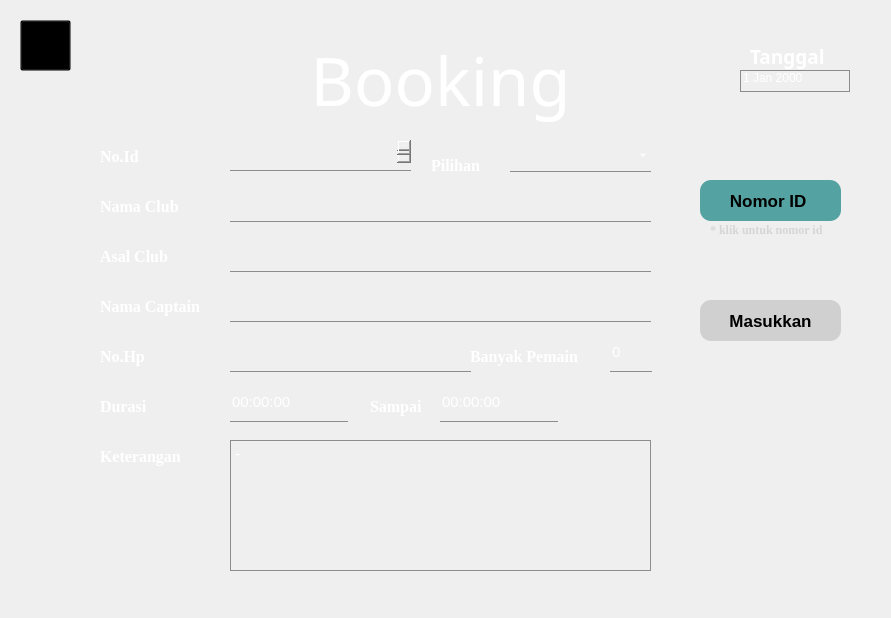
<?xml version="1.0" encoding="UTF-8"?>
<ui version="4.0">
 <class>sewa</class>
 <widget class="QMainWindow" name="sewa">
  <property name="geometry">
   <rect>
    <x>0</x>
    <y>0</y>
    <width>891</width>
    <height>618</height>
   </rect>
  </property>
  <property name="windowTitle">
   <string>BOOKING</string>
  </property>
  <widget class="QWidget" name="centralwidget">
   <widget class="QToolButton" name="save">
    <property name="geometry">
     <rect>
      <x>700</x>
      <y>300</y>
      <width>141</width>
      <height>41</height>
     </rect>
    </property>
    <property name="font">
     <font>
      <pointsize>13</pointsize>
      <weight>75</weight>
      <bold>true</bold>
     </font>
    </property>
    <property name="styleSheet">
     <string notr="true">QToolButton

{
color:black;
border-radius:11px;
background-color: rgb(208, 208, 208);

}

QToolButton:hover

{
color:white;
border-radius: 11px;
	background-color: rgb(162, 162, 162);

}
</string>
    </property>
    <property name="text">
     <string>Masukkan</string>
    </property>
   </widget>
   <widget class="QPushButton" name="icon_gerbang">
    <property name="geometry">
     <rect>
      <x>20</x>
      <y>20</y>
      <width>51</width>
      <height>51</height>
     </rect>
    </property>
    <property name="cursor">
     <cursorShape>PointingHandCursor</cursorShape>
    </property>
    <property name="mouseTracking">
     <bool>false</bool>
    </property>
    <property name="tabletTracking">
     <bool>false</bool>
    </property>
    <property name="styleSheet">
     <string notr="true">QPushButton

{
	image: url(:/LAPBAS/logging-out-2355227_960_720.webp);

background-color: rgb(0,0,0,0);

}

QPushButton:hover

{
image: url(:/LAPBAS/logging-out-2355227_960_720.webp);

	background-color: rgb(255, 255, 255);

}</string>
    </property>
    <property name="text">
     <string/>
    </property>
    <property name="autoDefault">
     <bool>false</bool>
    </property>
    <property name="flat">
     <bool>false</bool>
    </property>
   </widget>
   <widget class="QComboBox" name="comboBox">
    <property name="geometry">
     <rect>
      <x>510</x>
      <y>140</y>
      <width>141</width>
      <height>32</height>
     </rect>
    </property>
    <property name="font">
     <font>
      <pointsize>10</pointsize>
     </font>
    </property>
    <property name="styleSheet">
     <string notr="true">background-color: rgb(0,0,0,0);
border : None ; 
border-bottom: 1px solid rgb(140, 140, 140); 
padding-bottom:7px; 
color: rgb(255, 255, 255);
</string>
    </property>
    <property name="duplicatesEnabled">
     <bool>false</bool>
    </property>
    <property name="placeholderText" stdset="0">
     <string/>
    </property>
    <item>
     <property name="text">
      <string/>
     </property>
    </item>
    <item>
     <property name="text">
      <string>Lapangan 1 - Surya</string>
     </property>
    </item>
    <item>
     <property name="text">
      <string>Lapangan 2 - Kaguya </string>
     </property>
    </item>
    <item>
     <property name="text">
      <string>Lapangan 3 - Kamiu</string>
     </property>
    </item>
   </widget>
   <widget class="QLineEdit" name="lineEdit">
    <property name="geometry">
     <rect>
      <x>230</x>
      <y>190</y>
      <width>421</width>
      <height>32</height>
     </rect>
    </property>
    <property name="font">
     <font>
      <pointsize>13</pointsize>
     </font>
    </property>
    <property name="styleSheet">
     <string notr="true">background-color: rgb(0,0,0,0);
border : None ; 
border-bottom: 1px solid rgb(140, 140, 140); 
padding-bottom:7px; 
color: rgb(255, 255, 255);
</string>
    </property>
   </widget>
   <widget class="QTimeEdit" name="timeEdit">
    <property name="geometry">
     <rect>
      <x>230</x>
      <y>390</y>
      <width>118</width>
      <height>32</height>
     </rect>
    </property>
    <property name="font">
     <font>
      <pointsize>11</pointsize>
     </font>
    </property>
    <property name="styleSheet">
     <string notr="true">background-color: rgb(0,0,0,0);
border : None ; 
border-bottom: 1px solid rgb(140, 140, 140); 
padding-bottom:7px; 
color: rgb(255, 255, 255);
</string>
    </property>
   </widget>
   <widget class="QTimeEdit" name="timeEdit_2">
    <property name="geometry">
     <rect>
      <x>440</x>
      <y>390</y>
      <width>118</width>
      <height>32</height>
     </rect>
    </property>
    <property name="font">
     <font>
      <pointsize>11</pointsize>
     </font>
    </property>
    <property name="styleSheet">
     <string notr="true">background-color: rgb(0,0,0,0);
border : None ; 
border-bottom: 1px solid rgb(140, 140, 140); 
padding-bottom:7px; 
color: rgb(255, 255, 255);
</string>
    </property>
   </widget>
   <widget class="QPlainTextEdit" name="plainTextEdit_2">
    <property name="geometry">
     <rect>
      <x>230</x>
      <y>440</y>
      <width>421</width>
      <height>131</height>
     </rect>
    </property>
    <property name="font">
     <font>
      <pointsize>11</pointsize>
     </font>
    </property>
    <property name="styleSheet">
     <string notr="true">background-color: rgb(0,0,0,0);
border : None ; 
border-bottom: 1px solid rgb(140, 140, 140); 
padding-bottom:7px ; 
border-top:1px solid rgb(140, 140, 140);
border-left:1px solid rgb(140, 140, 140);
border-right:1px solid rgb(140, 140, 140);
color: rgb(255, 255, 255);
</string>
    </property>
    <property name="plainText">
     <string>-</string>
    </property>
   </widget>
   <widget class="QSpinBox" name="spinBox">
    <property name="geometry">
     <rect>
      <x>610</x>
      <y>340</y>
      <width>42</width>
      <height>32</height>
     </rect>
    </property>
    <property name="font">
     <font>
      <pointsize>11</pointsize>
     </font>
    </property>
    <property name="styleSheet">
     <string notr="true">background-color: rgb(0,0,0,0);
border : None ; 
border-bottom: 1px solid rgb(140, 140, 140); 
padding-bottom:7px; 
color: rgb(255, 255, 255);
</string>
    </property>
   </widget>
   <widget class="QLabel" name="label">
    <property name="geometry">
     <rect>
      <x>100</x>
      <y>140</y>
      <width>81</width>
      <height>32</height>
     </rect>
    </property>
    <property name="font">
     <font>
      <family>Times New Roman</family>
      <pointsize>12</pointsize>
      <weight>75</weight>
      <bold>true</bold>
     </font>
    </property>
    <property name="styleSheet">
     <string notr="true">color: rgb(255, 255, 255);</string>
    </property>
    <property name="text">
     <string>No.Id</string>
    </property>
   </widget>
   <widget class="QLabel" name="label_2">
    <property name="geometry">
     <rect>
      <x>100</x>
      <y>190</y>
      <width>91</width>
      <height>32</height>
     </rect>
    </property>
    <property name="font">
     <font>
      <family>Times New Roman</family>
      <pointsize>12</pointsize>
      <weight>75</weight>
      <bold>true</bold>
     </font>
    </property>
    <property name="styleSheet">
     <string notr="true">color: rgb(255, 255, 255);</string>
    </property>
    <property name="text">
     <string>Nama Club</string>
    </property>
   </widget>
   <widget class="QLabel" name="label_3">
    <property name="geometry">
     <rect>
      <x>100</x>
      <y>240</y>
      <width>81</width>
      <height>32</height>
     </rect>
    </property>
    <property name="font">
     <font>
      <family>Times New Roman</family>
      <pointsize>12</pointsize>
      <weight>75</weight>
      <bold>true</bold>
     </font>
    </property>
    <property name="styleSheet">
     <string notr="true">color: rgb(255, 255, 255);</string>
    </property>
    <property name="text">
     <string>Asal Club </string>
    </property>
   </widget>
   <widget class="QLabel" name="label_4">
    <property name="geometry">
     <rect>
      <x>100</x>
      <y>290</y>
      <width>111</width>
      <height>32</height>
     </rect>
    </property>
    <property name="font">
     <font>
      <family>Times New Roman</family>
      <pointsize>12</pointsize>
      <weight>75</weight>
      <bold>true</bold>
     </font>
    </property>
    <property name="styleSheet">
     <string notr="true">color: rgb(255, 255, 255);</string>
    </property>
    <property name="text">
     <string>Nama Captain</string>
    </property>
   </widget>
   <widget class="QLabel" name="label_5">
    <property name="geometry">
     <rect>
      <x>410</x>
      <y>150</y>
      <width>91</width>
      <height>32</height>
     </rect>
    </property>
    <property name="font">
     <font>
      <family>Times New Roman</family>
      <pointsize>12</pointsize>
      <weight>75</weight>
      <bold>true</bold>
     </font>
    </property>
    <property name="styleSheet">
     <string notr="true">color: rgb(255, 255, 255);</string>
    </property>
    <property name="text">
     <string>&lt;html&gt;&lt;head/&gt;&lt;body&gt;&lt;p align=&quot;center&quot;&gt;Pilihan&lt;/p&gt;&lt;/body&gt;&lt;/html&gt;</string>
    </property>
   </widget>
   <widget class="QLabel" name="label_6">
    <property name="geometry">
     <rect>
      <x>100</x>
      <y>390</y>
      <width>91</width>
      <height>32</height>
     </rect>
    </property>
    <property name="font">
     <font>
      <family>Times New Roman</family>
      <pointsize>12</pointsize>
      <weight>75</weight>
      <bold>true</bold>
     </font>
    </property>
    <property name="styleSheet">
     <string notr="true">color: rgb(255, 255, 255);</string>
    </property>
    <property name="text">
     <string>Durasi </string>
    </property>
   </widget>
   <widget class="QLabel" name="label_7">
    <property name="geometry">
     <rect>
      <x>100</x>
      <y>440</y>
      <width>81</width>
      <height>32</height>
     </rect>
    </property>
    <property name="font">
     <font>
      <family>Times New Roman</family>
      <pointsize>12</pointsize>
      <weight>75</weight>
      <bold>true</bold>
     </font>
    </property>
    <property name="styleSheet">
     <string notr="true">color: rgb(255, 255, 255);</string>
    </property>
    <property name="text">
     <string>Keterangan</string>
    </property>
   </widget>
   <widget class="QLabel" name="label_8">
    <property name="geometry">
     <rect>
      <x>370</x>
      <y>390</y>
      <width>61</width>
      <height>32</height>
     </rect>
    </property>
    <property name="font">
     <font>
      <family>Times New Roman</family>
      <pointsize>12</pointsize>
      <weight>75</weight>
      <bold>true</bold>
     </font>
    </property>
    <property name="styleSheet">
     <string notr="true">color: rgb(255, 255, 255);</string>
    </property>
    <property name="text">
     <string>Sampai</string>
    </property>
   </widget>
   <widget class="QLabel" name="label_9">
    <property name="geometry">
     <rect>
      <x>100</x>
      <y>340</y>
      <width>81</width>
      <height>32</height>
     </rect>
    </property>
    <property name="font">
     <font>
      <family>Times New Roman</family>
      <pointsize>12</pointsize>
      <weight>75</weight>
      <bold>true</bold>
     </font>
    </property>
    <property name="styleSheet">
     <string notr="true">color: rgb(255, 255, 255);</string>
    </property>
    <property name="text">
     <string>No.Hp</string>
    </property>
   </widget>
   <widget class="QLabel" name="label_10">
    <property name="geometry">
     <rect>
      <x>470</x>
      <y>340</y>
      <width>131</width>
      <height>32</height>
     </rect>
    </property>
    <property name="font">
     <font>
      <family>Times New Roman</family>
      <pointsize>12</pointsize>
      <weight>75</weight>
      <bold>true</bold>
     </font>
    </property>
    <property name="styleSheet">
     <string notr="true">color: rgb(255, 255, 255);</string>
    </property>
    <property name="text">
     <string>Banyak Pemain</string>
    </property>
   </widget>
   <widget class="QLabel" name="label_11">
    <property name="geometry">
     <rect>
      <x>-10</x>
      <y>-10</y>
      <width>901</width>
      <height>651</height>
     </rect>
    </property>
    <property name="text">
     <string/>
    </property>
    <property name="pixmap">
     <pixmap>../Images/black-doff-wallpaper-33.jpg</pixmap>
    </property>
    <property name="scaledContents">
     <bool>true</bool>
    </property>
   </widget>
   <widget class="QTextBrowser" name="textBrowser">
    <property name="geometry">
     <rect>
      <x>230</x>
      <y>140</y>
      <width>181</width>
      <height>31</height>
     </rect>
    </property>
    <property name="font">
     <font>
      <family>Times New Roman</family>
      <pointsize>11</pointsize>
     </font>
    </property>
    <property name="styleSheet">
     <string notr="true">background-color: rgb(0,0,0,0);
border : None ; 
border-bottom: 1px solid rgb(140, 140, 140); 
padding-bottom:7px; 
color: rgb(255, 255, 255);
</string>
    </property>
   </widget>
   <widget class="QToolButton" name="save_2">
    <property name="geometry">
     <rect>
      <x>700</x>
      <y>180</y>
      <width>141</width>
      <height>41</height>
     </rect>
    </property>
    <property name="font">
     <font>
      <pointsize>13</pointsize>
      <weight>75</weight>
      <bold>true</bold>
     </font>
    </property>
    <property name="styleSheet">
     <string notr="true">QToolButton

{
color:black;
border-radius:11px;
background-color: rgb(85,162, 162);

}

QToolButton:hover

{
color:white;
border-radius: 11px;
	background-color: rgb(162, 162, 162);

}
</string>
    </property>
    <property name="text">
     <string>Nomor ID </string>
    </property>
   </widget>
   <widget class="QLabel" name="label_12">
    <property name="geometry">
     <rect>
      <x>710</x>
      <y>220</y>
      <width>141</width>
      <height>21</height>
     </rect>
    </property>
    <property name="font">
     <font>
      <family>Times New Roman</family>
     </font>
    </property>
    <property name="styleSheet">
     <string notr="true">color: rgb(214, 214, 214);</string>
    </property>
    <property name="text">
     <string>&lt;html&gt;&lt;head/&gt;&lt;body&gt;&lt;p&gt;&lt;span style=&quot; font-weight:600;&quot;&gt;* klik untuk nomor id &lt;/span&gt;&lt;/p&gt;&lt;/body&gt;&lt;/html&gt;</string>
    </property>
   </widget>
   <widget class="QLineEdit" name="lineEdit_2">
    <property name="geometry">
     <rect>
      <x>230</x>
      <y>240</y>
      <width>421</width>
      <height>32</height>
     </rect>
    </property>
    <property name="font">
     <font>
      <pointsize>13</pointsize>
     </font>
    </property>
    <property name="styleSheet">
     <string notr="true">background-color: rgb(0,0,0,0);
border : None ; 
border-bottom: 1px solid rgb(140, 140, 140); 
padding-bottom:7px; 
color: rgb(255, 255, 255);
</string>
    </property>
   </widget>
   <widget class="QLineEdit" name="lineEdit_3">
    <property name="geometry">
     <rect>
      <x>230</x>
      <y>290</y>
      <width>421</width>
      <height>32</height>
     </rect>
    </property>
    <property name="font">
     <font>
      <pointsize>13</pointsize>
     </font>
    </property>
    <property name="styleSheet">
     <string notr="true">background-color: rgb(0,0,0,0);
border : None ; 
border-bottom: 1px solid rgb(140, 140, 140); 
padding-bottom:7px; 
color: rgb(255, 255, 255);
</string>
    </property>
   </widget>
   <widget class="QLineEdit" name="lineEdit_4">
    <property name="geometry">
     <rect>
      <x>230</x>
      <y>340</y>
      <width>241</width>
      <height>32</height>
     </rect>
    </property>
    <property name="font">
     <font>
      <pointsize>13</pointsize>
     </font>
    </property>
    <property name="styleSheet">
     <string notr="true">background-color: rgb(0,0,0,0);
border : None ; 
border-bottom: 1px solid rgb(140, 140, 140); 
padding-bottom:7px; 
color: rgb(255, 255, 255);
</string>
    </property>
   </widget>
   <widget class="QLabel" name="label_13">
    <property name="geometry">
     <rect>
      <x>290</x>
      <y>30</y>
      <width>301</width>
      <height>101</height>
     </rect>
    </property>
    <property name="font">
     <font>
      <family>Brush Script MT</family>
      <pointsize>50</pointsize>
     </font>
    </property>
    <property name="styleSheet">
     <string notr="true">color: rgb(255, 255, 255);</string>
    </property>
    <property name="text">
     <string>&lt;html&gt;&lt;head/&gt;&lt;body&gt;&lt;p align=&quot;center&quot;&gt;Booking&lt;/p&gt;&lt;/body&gt;&lt;/html&gt;</string>
    </property>
   </widget>
   <widget class="QDateEdit" name="dateEdit">
    <property name="geometry">
     <rect>
      <x>740</x>
      <y>70</y>
      <width>110</width>
      <height>22</height>
     </rect>
    </property>
    <property name="styleSheet">
     <string notr="true">background-color: rgb(0,0,0,0);
border : None ; 
border-bottom: 1px solid rgb(140, 140, 140); 
border-top:1px solid rgb(140, 140, 140);
border-left:1px solid rgb(140, 140, 140);
border-right:1px solid rgb(140, 140, 140);
padding-bottom:7px; 
color: rgb(255, 255, 255);
</string>
    </property>
   </widget>
   <widget class="QLabel" name="label_15">
    <property name="geometry">
     <rect>
      <x>750</x>
      <y>40</y>
      <width>91</width>
      <height>32</height>
     </rect>
    </property>
    <property name="font">
     <font>
      <family>Brush Script MT</family>
      <pointsize>14</pointsize>
      <weight>75</weight>
      <bold>true</bold>
     </font>
    </property>
    <property name="styleSheet">
     <string notr="true">color: rgb(255, 255, 255);</string>
    </property>
    <property name="text">
     <string>Tanggal</string>
    </property>
   </widget>
   <zorder>label_11</zorder>
   <zorder>save</zorder>
   <zorder>icon_gerbang</zorder>
   <zorder>comboBox</zorder>
   <zorder>lineEdit</zorder>
   <zorder>timeEdit</zorder>
   <zorder>timeEdit_2</zorder>
   <zorder>plainTextEdit_2</zorder>
   <zorder>spinBox</zorder>
   <zorder>label</zorder>
   <zorder>label_2</zorder>
   <zorder>label_3</zorder>
   <zorder>label_4</zorder>
   <zorder>label_5</zorder>
   <zorder>label_6</zorder>
   <zorder>label_7</zorder>
   <zorder>label_8</zorder>
   <zorder>label_9</zorder>
   <zorder>label_10</zorder>
   <zorder>textBrowser</zorder>
   <zorder>save_2</zorder>
   <zorder>label_12</zorder>
   <zorder>lineEdit_2</zorder>
   <zorder>lineEdit_3</zorder>
   <zorder>lineEdit_4</zorder>
   <zorder>label_13</zorder>
   <zorder>dateEdit</zorder>
   <zorder>label_15</zorder>
  </widget>
 </widget>
 <resources>
  <include location="../Images/image.qrc"/>
 </resources>
 <connections/>
</ui>
